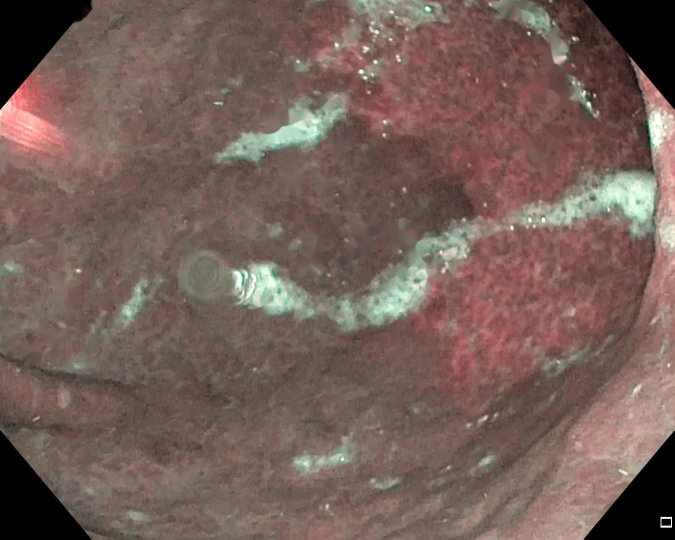
#> input picture Método de corrección/test_corrección/00030_inpaitingTELEA.jpg, 1349 x 1079 px, given in place of 00000.jpg, which was not available (shown at 1/2 size)
$ python suavizado.py   (older library calls are emulated)
#> lines starting #> are read from the running program, lines starting #| are printed output that depends on the picture; after the words box and inside, x2 and y2 are one past the last pixel; in counts of white or black regions, pixels touching at a corner belong together; pictures that were not available may be replaced by others from this repository, and a replacement may not be noted
# -*- coding: utf-8 -*-
"""
Created on Thu Oct  3 21:49:09 2019

@author: Nataly
"""
#from pathlib import Path
#datafolder=Path("C:/Users/Nataly/Documents/Trabajo-de-grado_Artefactos/balanceoRE/txt")
import sys
sys.path.insert(1,'C:/Users/Nataly/Documents/Trabajo-de-grado_Artefactos/funciones')
from Filtros import filtromediana
# filtromediana, filtrominimo,filtrogaussiano,filtropromedio,
import cv2
#import matplotlib.pyplot as plt
file='00000'
img=cv2.imread(file+'.jpg')
#> img is the input picture: shape (1079, 1349, 3); mean B, G, R 87.8, 95.2, 117.5
img=cv2.resize(img,(600,620))
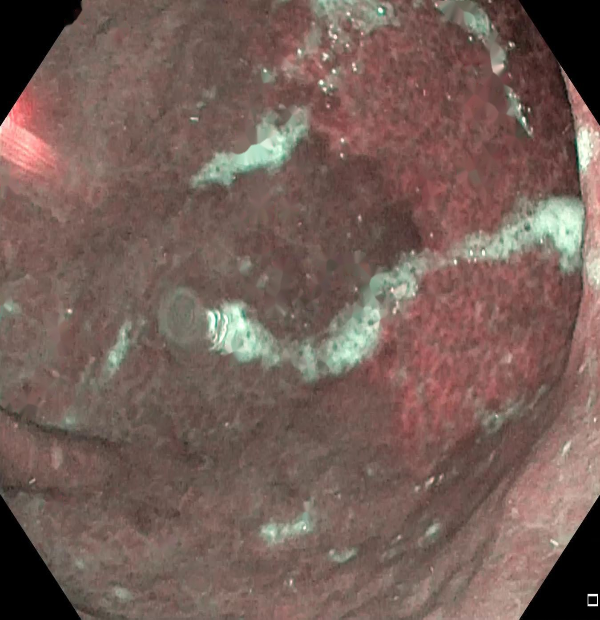
#> img: shape (620, 600, 3); mean B, G, R 87.7, 95.1, 117.4
imgoriginal=img.copy()
mask =cv2.imread(file+'_seg.jpg',0)
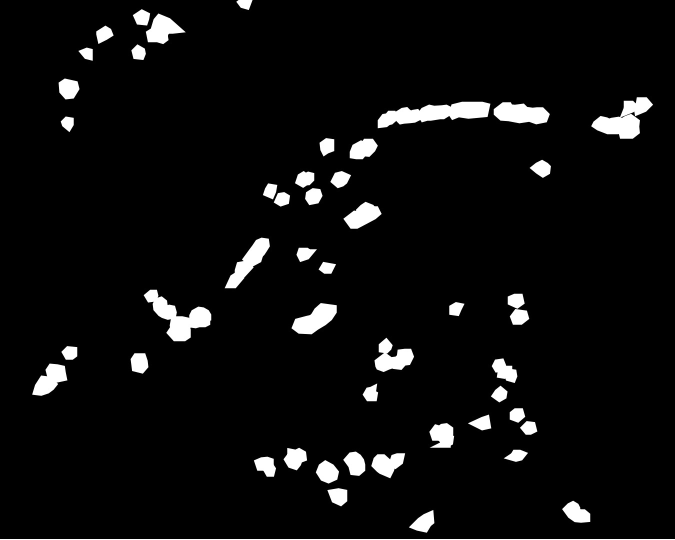
#> input picture CutRE/caracForma/00000_seg.jpg, 1349 x 1079 px, found by its file name (shown at 1/2 size)
#> mask is the input picture: shape (1079, 1349); min 0, max 255, mean 13.3
mask= cv2.normalize(mask, None, 0, 1, norm_type=cv2.NORM_MINMAX, dtype=cv2.CV_8UC3)
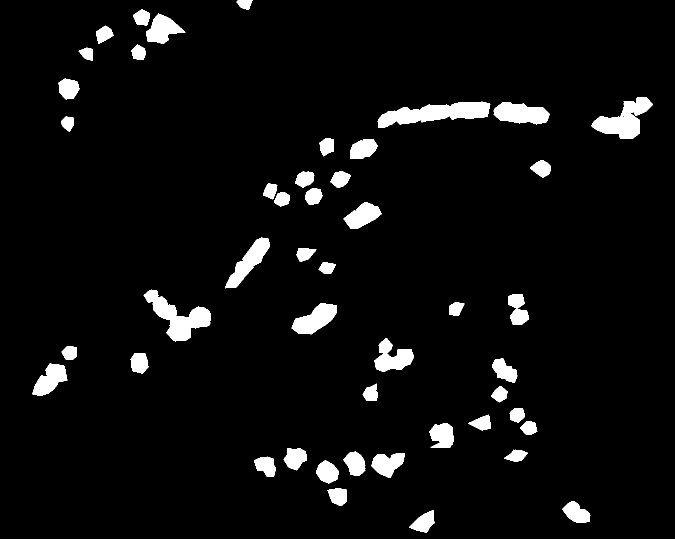
#> mask: shape (1079, 1349) (shown at 1/2 size); values 0 (black) and 1 (white), 5.2% white; 49 white regions, largest, box (x1, y1, x2, y2) and area: (755, 203, 981, 256) 6376, (287, 579, 422, 683) 5465, (1183, 194, 1306, 277) 4862
mask=cv2.resize(mask,(600,620))
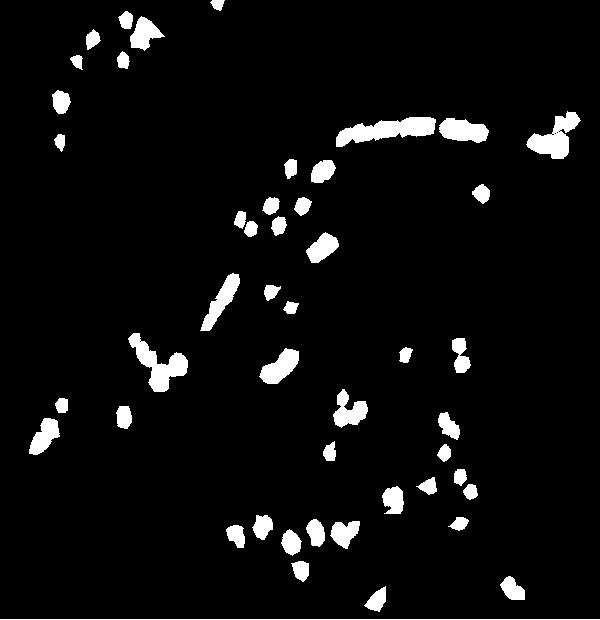
#> mask: shape (620, 600); values 0 (black) and 1 (white), 5.2% white; 48 white regions, largest, box (x1, y1, x2, y2) and area: (336, 117, 436, 147) 1630, (128, 333, 188, 392) 1393, (526, 111, 581, 159) 1237
nu=20
#> (the run stopped early here; a loop or call above may not have finished)
